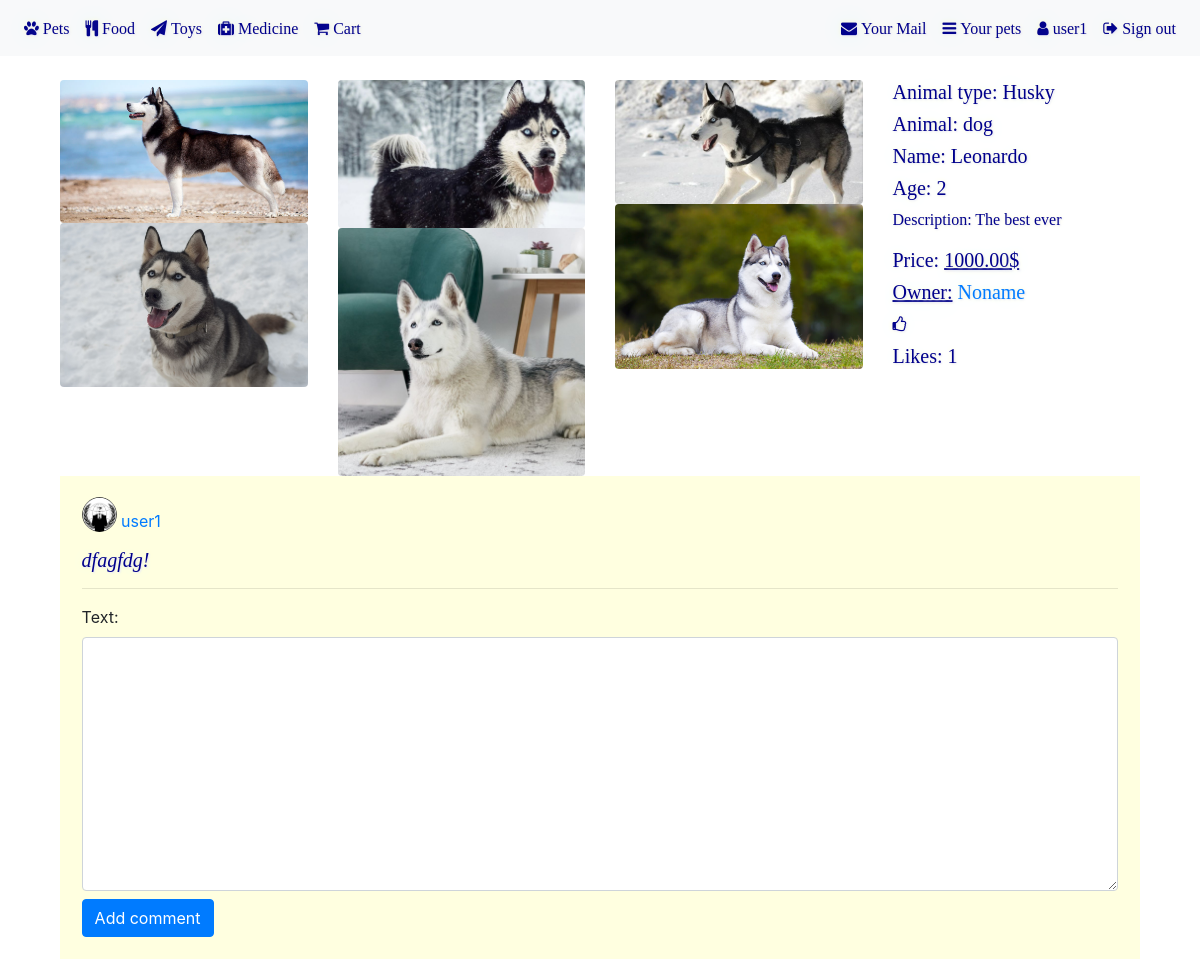
Page /pets/detail/2/ (signed in) on the committed database.
### pets/models.py (models this page shows, shortened)
class Pet(models.Model):
    DOG = 'dog'
    CAT = 'cat'
    PARROT = 'parrot'
    MOUSE = 'mouse'
    SPIDER = 'spider'
    SNAKE = 'snake'
    LIZARD = 'lizard'
    CHAMELEON = 'chameleon'
    FISH = 'fish'
    MONKEY = 'monkey'
    PET_TYPES = (
        (DOG, 'Dog'), (CAT, 'Cat'), (PARROT, 'Parrot'), (MOUSE, 'Mouse'),
        (SPIDER, 'Spider'), (SNAKE, 'Snake'), (LIZARD, 'Lizard'),
        (CHAMELEON, 'Chameleon'), (FISH, 'Fish'), (MONKEY, 'Monkey'),
    )
    animal = models.CharField(max_length=20, choices=PET_TYPES, default=DOG)
    animal_type = models.CharField(max_length=30, blank=False)
    name = models.CharField(max_length=15, blank=False)
    age = models.IntegerField(blank=False)
    description = models.TextField(blank=False)
    price = models.DecimalField(max_digits=7, decimal_places=2, blank=False)
    price_tag = '$'
    image = models.ImageField(
        upload_to='pets',
        blank=False
    )
    image_one = models.ImageField(
        upload_to='pets',
        blank=False
    )
    image_two = models.ImageField(
        upload_to='pets',
        blank=False
    )
    image_three = models.ImageField(
        upload_to='pets',
        blank=False
    )
    image_four = models.ImageField(
        upload_to='pets',
        blank=False
    )
    image_five = models.ImageField(
        upload_to='pets',
        blank=False
    )
    user = models.ForeignKey(UserProfile, on_delete=models.CASCADE)

class Comment(models.Model):
    pet = models.ForeignKey(Pet, on_delete=models.CASCADE)
    text = models.TextField(blank=False)
    user = models.ForeignKey(UserProfile, on_delete=models.CASCADE)

### accounts/models.py (models this page shows, shortened)
class UserProfile(models.Model):
    user = models.OneToOneField(User, on_delete=models.CASCADE)
    first_name = models.CharField(max_length=15, blank=True)
    last_name = models.CharField(max_length=15, blank=True)
    email = models.CharField(max_length=40, blank=True)
    mobile = models.CharField(max_length=10, blank=True)
    profile_picture = models.ImageField(
        upload_to='users',
        blank=True,
    )

### pets/views.py (the view)
# urls.py: path('detail/<int:pk>/', PetDetailsView.as_view(), name='pet details'),
class PetDetailsView(views.DetailView):
    model = Pet
    template_name = 'pets/pet_detail.html'
    context_object_name = 'pet'
    def get_context_data(self, **kwargs):
        context = super().get_context_data(**kwargs)
        pet = context[self.context_object_name]
        context['form'] = CommentForm()
        context['can_edit'] = self.request.user == pet.user.user
        context['can_delete'] = self.request.user == pet.user.user
        context['can_like'] = self.request.user != pet.user.user
        context['has_liked'] = pet.like_set.filter(user_id=self.request.user.userprofile.id).exists()
        context['can_comment'] = self.request.user != pet.user.user
        context['can_edit'] = self.request.user == pet.user.user
        context['comments'] = list(pet.comment_set.all())
        context['can_sell'] = self.request.user == pet.user.user
        context['is_sold'] = pet.sell_set.filter(user_id=self.request.user.userprofile.id).exists()
        return context

### pets/comments_form.py
class CommentForm(forms.ModelForm):
    class Meta:
        model = Comment
        fields = ('text',)
        widgets = {
            'text': forms.Textarea(
                attrs={
                    'class': 'form-control rounded-2',
                    'is_required': True,
                },
            ),
        }

### templates/pets/pet_detail.html (shortened to what this page needs)
{% extends 'shared/base.html' %}
{% block site_content %}
    <div class="container">
        <div class="row">
            <div class="col">
                <a href="{{ pet.image.url }}">
                    <img src="{{ pet.image.url }}" class="rounded d-block" alt="generic" width="100%">
                </a>
                <a href="{{ pet.image_one.url }}">
                    <img src="{{ pet.image_one.url }}" class="rounded d-block" alt="generic" width="100%">
                </a>
            </div>
            <div class="col">
                <a href="{{ pet.image_two.url }}">
                    <img src="{{ pet.image_two.url }}" class="rounded d-block" alt="generic" width="100%">
                </a>
                <a href="{{ pet.image_three.url }}">
                    <img src="{{ pet.image_three.url }}" class="rounded d-block" alt="generic" width="100%">
                </a>
            </div>
            <div class="col">
                <a href="{{ pet.image_four.url }}">
                    <img src="{{ pet.image_four.url }}" class="rounded d-block" alt="generic" width="100%">
                </a>
                <a href="{{ pet.image_five.url }}">
                    <img src="{{ pet.image_five.url }}" class="rounded d-block" alt="generic" width="100%">
                </a>
            </div>
            <div class="col">
                <div class="justify-content-between">
                    <h5>Animal type: {{ pet.animal_type }}</h5>
                    <h5>Animal: {{ pet.animal }}</h5>
                    <h5>Name: {{ pet.name }}</h5>
                    <h5>Age: {{ pet.age }}</h5>
                </div>
                <p class="mt-2">Description: {{ pet.description }}</p>
                <div class="justify-content-between">
                    {% if is_sold %}
                        <h5>Price: <u>SOLD</u></h5>
                    {% else %}
                        <h5>Price: <u>{{ pet.price }}{{ pet.price_tag }}</u></h5>
                    {% endif %}
                    <h5><u>Owner:</u>
                        <a href="{% url 'user profile' pet.user.user_id %}">
                            {{ pet.user.user.username }}
                        </a>
                    </h5>
                </div>
                {% if can_like %}
                    {% if has_liked %}
                        <a href="{% url 'like pet' pet.id %}"><i class="fa fa-thumbs-up" aria-hidden="true"></i></a>
                    {% else %}
                        <a href="{% url 'like pet' pet.id %}"><i class="fa fa-thumbs-o-up" aria-hidden="true"></i></a>
                    {% endif %}
                {% endif %}
                <h5 class="mt-2">Likes: {{ pet.like_set.count }}</h5>
            </div>
        </div>
        <div class="d-block" style="background-color: lightyellow; padding:2%">
            {% if pet.comment_set.all %}
                {% for comment in pet.comment_set.all %}
                    <div class="box">
                        {% if comment.user.profile_picture %}
                            <img class="rounded-circle mb-3" src="{{ comment.user.profile_picture.url }}"
                                 width="35" height="35"
                                 alt="Unfortunately No image">
                        {% else %}
                            <img class="rounded-circle mb-3"
                                 src="https://afribary.com/authors/anonymous-user/photo"
                                 width="35" height="35" alt="Generic picture">
                        {% endif %}
                        <a href="{% url 'user profile' comment.user_id %}">
                            {{ comment.user.user.username }}</a>
                        <h5><em>{{ comment.text }}</em></h5>
                        <hr>
                    </div>
                {% endfor %}
            {% else %}
                <div class="box">
                    <h3>There are no comments for this pet. </h3>
                </div>
            {% endif %}
            {% if can_comment %}
                <div class="box">
                    <form method="post" action="{% url 'comment pet' pet.id %}">
                        {{ form }}
                        <button class="btn btn-primary mt-2" type="submit">Add comment</button>
                    </form>
                </div>
            {% endif %}
        </div>
    </div>
{% endblock %}

### templates/shared/base.html (shortened to what this page needs)
{% load static %}
<!DOCTYPE html>
<html lang="en">
<head>
    <link rel="stylesheet" href="{% static './css/static.css' %}">
    <link rel="stylesheet" href="https://stackpath.bootstrapcdn.com/bootstrap/4.3.1/css/bootstrap.min.css"
>
    <link rel="stylesheet" href="https://stackpath.bootstrapcdn.com/font-awesome/4.7.0/css/font-awesome.min.css"
>
</head>
<body>
{% if user.is_authenticated %}
    <nav class="navbar navbar-expand-lg navbar-light bg-light" style="margin-bottom:2%">
        <div class="collapse navbar-collapse" id="navbarNavDropdown">
            <ul class="navbar-nav">
                <li><a class="nav-link" href="{% url 'list pets' %}">
                    <i class="fa fa-paw" aria-hidden="true"> Pets</i></a></li>
                <li><a class="nav-link" href="{% url 'list food' %}">
                    <i class="fa fa-cutlery" aria-hidden="true"> Food</i></a></li>
                <li><a class="nav-link" href="{% url 'list toys' %}">
                    <i class="fa fa-paper-plane" aria-hidden="true"> Toys</i></a></li>
                <li><a class="nav-link" href="{% url 'list medicine' %}">
                    <i class="fa fa-medkit"> Medicine</i></a></li>
                <li><a class="nav-link" href="#">
                    <i class="fa fa-shopping-cart"> Cart</i></a></li>
            </ul>
        </div>
        <div class="collapse navbar-collapse" id="navbarNavDropdown">
            <ul class="navbar-nav ml-auto">
                <li><a class="nav-link" href="{% url 'mail inbox' %}">
                    <i class="fa fa-envelope" aria-hidden="true"> Your Mail</i></a></li>
                <li><a class="nav-link" href="{% url 'user pets' %}">
                    <i class="fa fa-bars" aria-hidden="true"> Your pets</i></a></li>
                <li><a class="nav-link" href="{% url 'current' %}">
                    <i class="fa fa-user" aria-hidden="true"> {{ user.username }}</i></a></li>
                <li><a class="nav-link" href="{% url 'signout user' %}">
                    <i class="fa fa-sign-out" aria-hidden="true"> Sign out</i>
                </a></li>
            </ul>
        </div>
    </nav>
{% endif %}
<div class="container">
    {% block site_content %}
    {% endblock %}
</div>
</body>
</html>

### static/css/static.css (style rules this page uses)
i, h1, h2, h5, p { color: darkblue; font-family: Lucida Console; text-shadow: 1px 1px 2px lavender, 0 0 25px lightcyan, 0 0 5px lemonchiffon; }
body { height: 100%; background-image: url("https://thumbs.dreamstime.com/z/cat-dog-paw-seamless-patterns-backgrounds-pet-shop-websites-prints-animal-footprint-cute-trendy-colors-pattern-125327438.jpg"); }

### rows in the picture
Pet: image (picture), image_one (picture), image_two (picture), image_three (picture), image_four (picture), image_five (picture), animal_type "Husky", animal "dog", name "Leonardo", age "2", description "The best ever", price "1000.00", price_tag "$", user.user.username "Noname", like_set.count "1"
Comment: user.profile_picture (placeholder picture), user.user.username "user1", text "dfagfdg!"

### other values in the picture
{{ user.username }} "user1"
